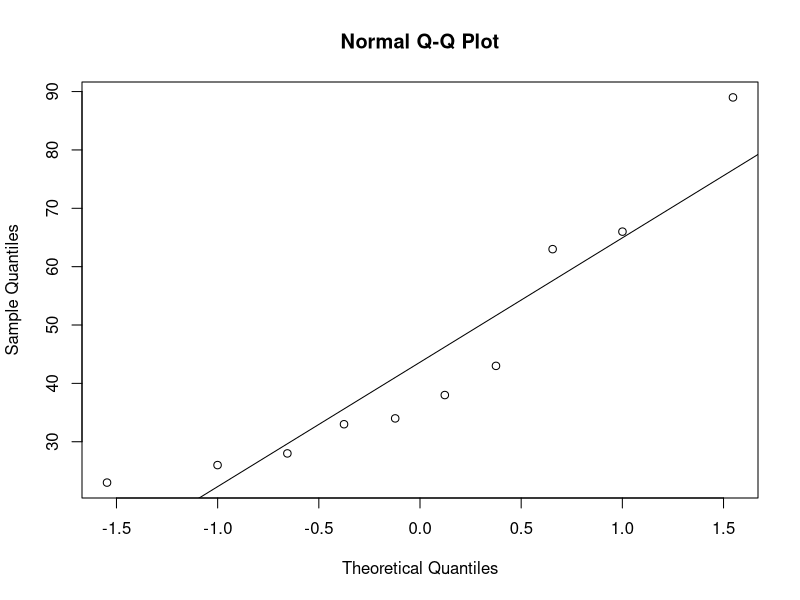
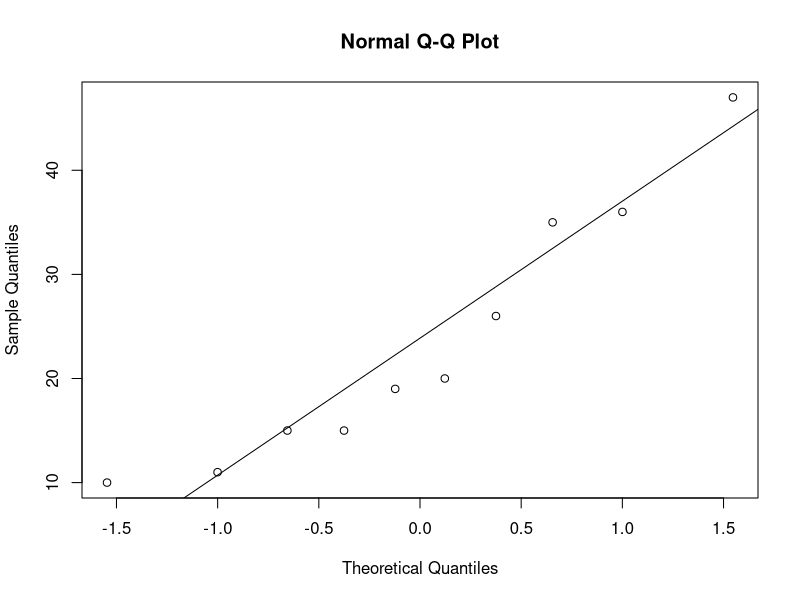

Generate these figures, in order, with R: (Note: this script raises an error after producing the figures.)
## ---- chunk 1
datsmoke <- read.csv("data/smokePregnant.csv")
## ---- chunk 2
t.test(datsmoke$Nicotine,datsmoke$Control, var.equal=TRUE)
## ---- chunk 3
qqnorm(datsmoke$Nicotine); qqline(datsmoke$Nicotine)
qqnorm(datsmoke$Control); qqline(datsmoke$Control)
## ---- chunk 4
sd(datsmoke$Nicotine)
sd(datsmoke$Control)
## ---- chunk 5
library(dplyr)
library(ggplot2)
library(reshape2)
rm(list = ls())
## ---- chunk 6

## ---- chunk 7
datsmoke2 = melt(datsmoke, variable.name="treatment", value.name="errors")

boxplots_smoke2 = ggplot(datsmoke2, aes(treatment,errors)) + 
  geom_boxplot() + 
  ggtitle("Comparative boxplots of # of errors by treatment")
boxplots_smoke2
## ---- chunk 8

## ---- chunk 9

## ---- chunk 10

## ---- chunk 11
batsex = data.frame(Sex = c("Male","Female"), count = c(44,65))
## ---- chunk 12

## ---- chunk 13

